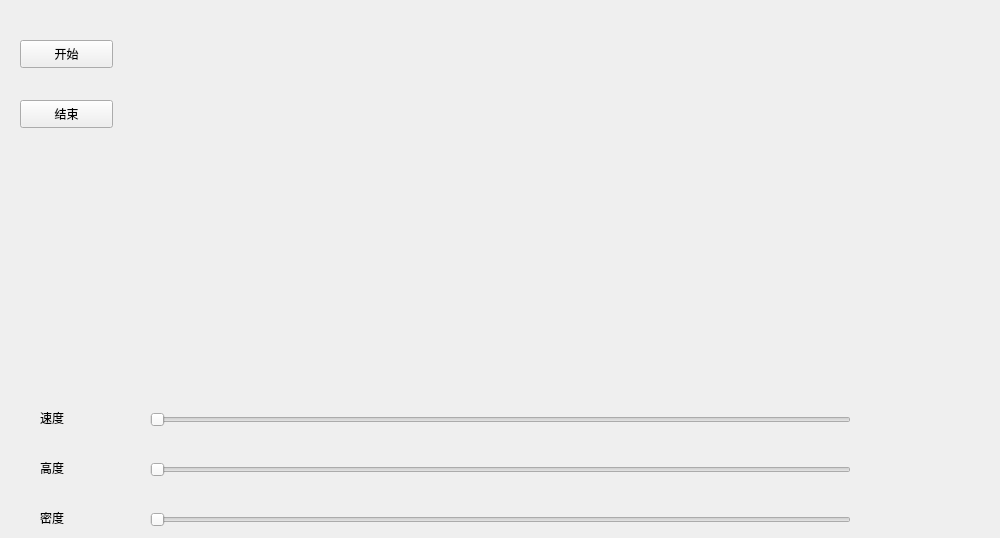
      <widget class="QWidget" name="tab_4">
       <attribute name="title">
        <string>页</string>
       </attribute>
       <widget class="OWavePlot" name="oWavePlot">
        <property name="geometry">
         <rect>
          <x>110</x>
          <y>150</y>
          <width>881</width>
          <height>201</height>
         </rect>
        </property>
        <property name="interval">
         <number>250</number>
        </property>
        <property name="waterHeight">
         <double>1.000000000000000</double>
        </property>
        <property name="waterDensity">
         <double>10.000000000000000</double>
        </property>
        <property name="lineColor">
         <color>
          <red>170</red>
          <green>170</green>
          <blue>255</blue>
         </color>
        </property>
        <property name="bgColor">
         <color>
          <red>255</red>
          <green>191</green>
          <blue>171</blue>
         </color>
        </property>
       </widget>
       <widget class="QPushButton" name="pushButton_4">
        <property name="geometry">
         <rect>
          <x>20</x>
          <y>40</y>
          <width>93</width>
          <height>28</height>
         </rect>
        </property>
        <property name="text">
         <string>开始</string>
        </property>
       </widget>
       <widget class="QPushButton" name="pushButton_5">
        <property name="geometry">
         <rect>
          <x>20</x>
          <y>100</y>
          <width>93</width>
          <height>28</height>
         </rect>
        </property>
        <property name="text">
         <string>结束</string>
        </property>
       </widget>
       <widget class="QSlider" name="horizontalSlider">
        <property name="geometry">
         <rect>
          <x>150</x>
          <y>410</y>
          <width>701</width>
          <height>19</height>
         </rect>
        </property>
        <property name="minimum">
         <number>1</number>
        </property>
        <property name="maximum">
         <number>10</number>
        </property>
        <property name="pageStep">
         <number>1</number>
        </property>
        <property name="orientation">
         <enum>Qt::Horizontal</enum>
        </property>
       </widget>
       <widget class="QSlider" name="horizontalSlider_2">
        <property name="geometry">
         <rect>
          <x>150</x>
          <y>460</y>
          <width>701</width>
          <height>19</height>
         </rect>
        </property>
        <property name="minimum">
         <number>1</number>
        </property>
        <property name="maximum">
         <number>100</number>
        </property>
        <property name="pageStep">
         <number>1</number>
        </property>
        <property name="orientation">
         <enum>Qt::Horizontal</enum>
        </property>
       </widget>
       <widget class="QSlider" name="horizontalSlider_3">
        <property name="geometry">
         <rect>
          <x>150</x>
          <y>510</y>
          <width>701</width>
          <height>19</height>
         </rect>
        </property>
        <property name="minimum">
         <number>1</number>
        </property>
        <property name="maximum">
         <number>20</number>
        </property>
        <property name="pageStep">
         <number>1</number>
        </property>
        <property name="orientation">
         <enum>Qt::Horizontal</enum>
        </property>
       </widget>
       <widget class="QLabel" name="label">
        <property name="geometry">
         <rect>
          <x>40</x>
          <y>410</y>
          <width>72</width>
          <height>15</height>
         </rect>
        </property>
        <property name="text">
         <string>速度</string>
        </property>
       </widget>
       <widget class="QLabel" name="label_2">
        <property name="geometry">
         <rect>
          <x>40</x>
          <y>460</y>
          <width>72</width>
          <height>15</height>
         </rect>
        </property>
        <property name="text">
         <string>高度</string>
        </property>
       </widget>
       <widget class="QLabel" name="label_3">
        <property name="geometry">
         <rect>
          <x>40</x>
          <y>510</y>
          <width>72</width>
          <height>15</height>
         </rect>
        </property>
        <property name="text">
         <string>密度</string>
        </property>
       </widget>
      </widget>
